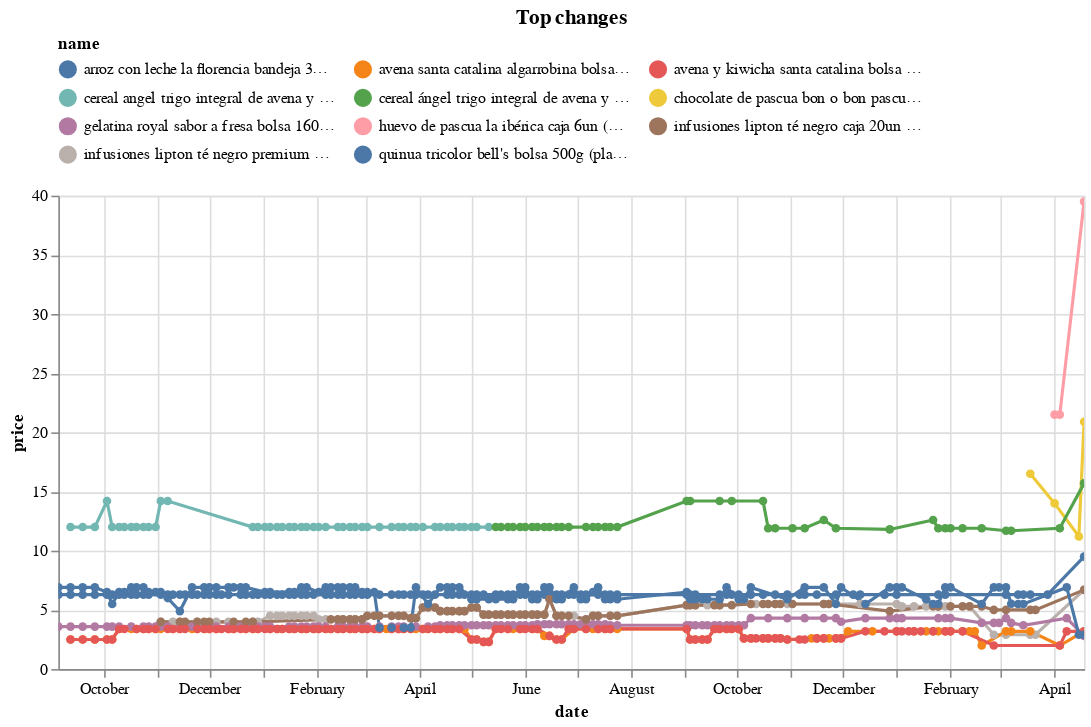

The notebook cell saved with this chart:
### Code cell
top_changes.head(10).pipe(plot_changes, 'Top changes')

### Figure 1 — Vega-Lite specification as saved in the notebook (floating-point values rounded to 4 significant figures; data arrays with more than 128 entries replaced by an {"elided": "..."} marker saying what was removed)
{"config": {"view": {"continuousWidth": 300, "continuousHeight": 300}, "legend": {"columns": 3, "orient": "top"}}, "data": {"name": "data-a8a19e2473b23b3a359f25fcb98cc462"}, "mark": {"type": "line", "point": true}, "encoding": {"color": {"field": "name", "scale": {"domain": ["arroz con leche la florencia bandeja 350g (plaza_vea)", "avena santa catalina algarrobina bolsa 150g (plaza_vea)", "avena y kiwicha santa catalina bolsa 150g (plaza_vea)", "cereal angel trigo integral de avena y maíz sabor a fresa bolsa 350g (plaza_vea)", "cereal ángel trigo integral de avena y maíz sabor a fresa bolsa 350g (plaza_vea)", "chocolate de pascua bon o bon pascua caja 75g (plaza_vea)", "gelatina royal sabor a fresa bolsa 160g (plaza_vea)", "huevo de pascua la ibérica caja 6un (plaza_vea)", "infusiones lipton té negro caja 20un (plaza_vea)", "infusiones lipton té negro premium caja 20un (plaza_vea)", "quinua tricolor bell's bolsa 500g (plaza_vea)"]}, "type": "nominal"}, "tooltip": [{"field": "name", "type": "nominal"}, {"field": "price", "type": "quantitative"}, {"field": "last_price", "type": "quantitative"}], "x": {"field": "date", "type": "temporal"}, "y": {"field": "price", "type": "quantitative"}}, "params": [{"name": "param_1", "select": {"type": "point", "fields": ["name"]}, "bind": "legend"}, {"name": "param_2", "select": {"type": "interval", "encodings": ["x", "y"]}, "bind": "scales"}], "title": "Top changes", "transform": [{"filter": {"param": "param_1"}}], "width": 650, "$schema": "https://vega.github.io/schema/vega-lite/v5.17.0.json", "datasets": {"data-a8a19e2473b23b3a359f25fcb98cc462": {"elided": "815 records"}}}
